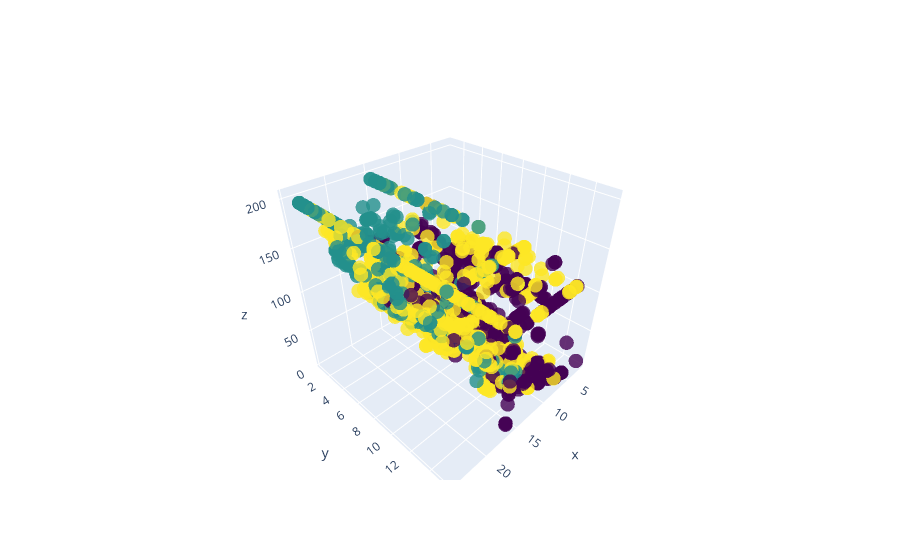

The cell this chart's notebook holds for it:
### Code cell
fig = go.Figure(data=go.Scatter3d(
    x=df_normalized.iloc[:, 0],  # assuming the DataFrame has at least three columns
    y=df_normalized.iloc[:, 1],
    z=df_normalized.iloc[:, 2],
    mode='markers',
    marker=dict(
        size=5,
        color=labels_kmeans,  # set color to the K-Means cluster labels
        colorscale='Viridis',  # choose a colorscale
        opacity=0.8
    )
))

fig.show()

### Figure 1 — Plotly figure (JSON) as saved in the notebook; plotly's stock layout.template omitted (floating-point values rounded to 4 significant figures; data arrays with more than 128 entries replaced by an {"elided": "..."} marker saying what was removed)
{"data": [{"marker": {"color": {"elided": "2704 int values"}, "colorscale": [[0, "#440154"], [0.1111, "#482878"], [0.2222, "#3e4989"], [0.3333, "#31688e"], [0.4444, "#26828e"], [0.5556, "#1f9e89"], [0.6667, "#35b779"], [0.7778, "#6ece58"], [0.8889, "#b5de2b"], [1, "#fde725"]], "opacity": 0.8, "size": 5}, "mode": "markers", "type": "scatter3d", "x": {"elided": "2704 float values"}, "y": {"elided": "2704 float values"}, "z": {"elided": "2704 float values"}}], "layout": {}}
